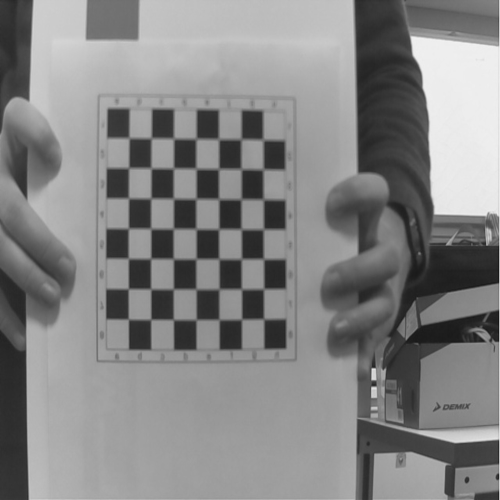
#> input picture camera/cam_calib/samples/0.jpeg, 1000 x 1000 px, found by its file name (shown at 1/2 size); its folder holds 4 pictures in this run
$ python camera_calibration.py
#> lines starting #> are read from the running program, lines starting #| are printed output that depends on the picture
import cv2
import pickle
import numpy as np
import os

square_side_length_mm = 15.40
square_size_mm = square_side_length_mm * 4
square_size = square_size_mm / 1000
num_intersections_in_x = 7
num_intersections_in_y = 7
obj_points = []
img_points = []

# Prepare expected object 3D object points (0,0,0), (1,0,0) ...
object_points = np.zeros((num_intersections_in_x*num_intersections_in_y,3), np.float32)
object_points[:,:2] = np.mgrid[0:num_intersections_in_x, 0:num_intersections_in_y].T.reshape(-1,2)
object_points = object_points*square_size

base_dir = "./cam_calib/samples"
bad_file_listing = os.listdir(base_dir)
file_listing = []
for i in bad_file_listing:
    if ".DS_Store" not in i:
        file_listing.append(i)

for i,file in enumerate(file_listing):
    image_path = os.path.join(base_dir,file)
    img = cv2.imread(image_path)
#> img is the input picture: shape (1000, 1000, 3); min 16, max 243, mean 132.7
    img = cv2.cvtColor(img, cv2.COLOR_BGR2GRAY)
#> img: shape (1000, 1000)
    img =cv2.resize(img,(1920,1080))
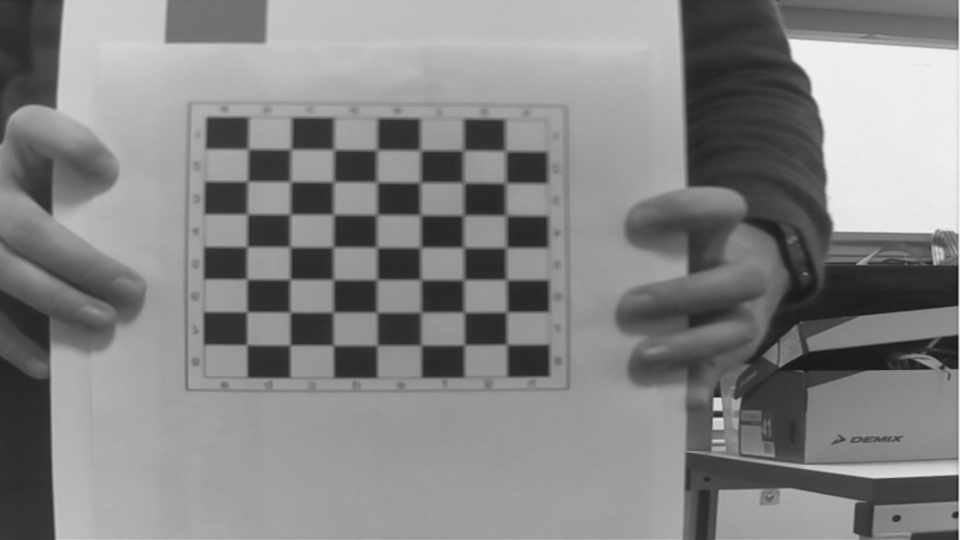
#> img: shape (1080, 1920) (shown at 1/2 size); min 19, max 242, mean 132.6
    img_size = (img.shape[1], img.shape[0])
#> img_size = (1920, 1080)
    ret, corners = cv2.findChessboardCorners(img, (num_intersections_in_x, num_intersections_in_y), None)
#> ret = False; corners = 48 rows, first 8: [496.5, 298], [581.5, 299], [581, 364], [495.5, 363], [668, 299.5], [667.5, 363.5], [667.5, 429.5], [580.5, 428.5]
    if ret:
        img_points.append(corners)
        obj_points.append(object_points)
#> pass 2 of the loop `for i,file in enumerate(file_listing):`:
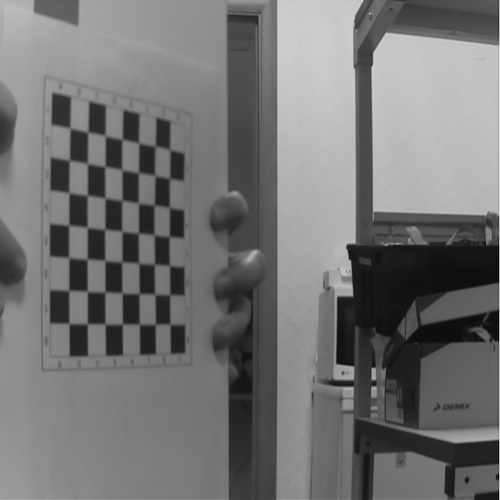
#> input picture camera/cam_calib/samples/1.jpeg, 1000 x 1000 px, found by its file name (shown at 1/2 size)
#> img is the input picture: shape (1000, 1000, 3); min 2, max 241, mean 115.4
#> `img =cv2.resize(img,(1920,1080))`:
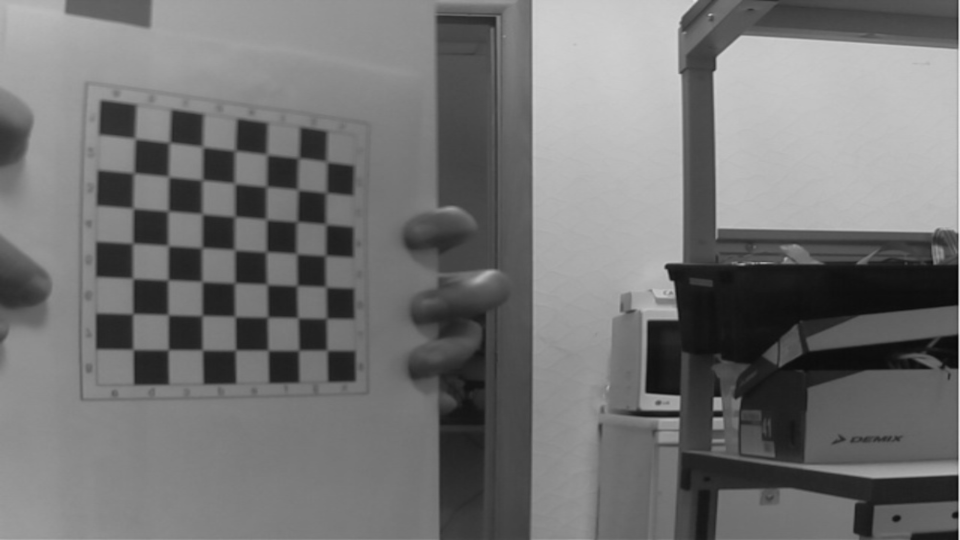
#> img: shape (1080, 1920) (shown at 1/2 size); min 4, max 241, mean 115.3
#> ret = True; corners = 49 rows, first 8: [270.5, 277], [339, 285.5], [405.5, 294], [470, 301.5], [534, 309.5], [597, 316.5], [653.5, 323.5], [267.5, 346.5]
#> pass 3 of the loop `for i,file in enumerate(file_listing):`:
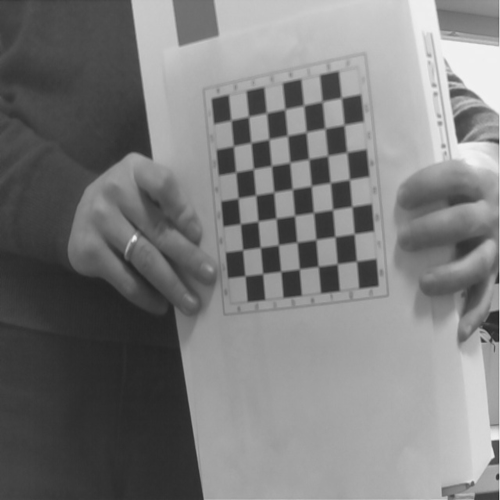
#> input picture camera/cam_calib/samples/10.jpeg, 1000 x 1000 px, found by its file name (shown at 1/2 size)
#> img is the input picture: shape (1000, 1000, 3); min 24, max 245, mean 123.2
#> `img =cv2.resize(img,(1920,1080))`:
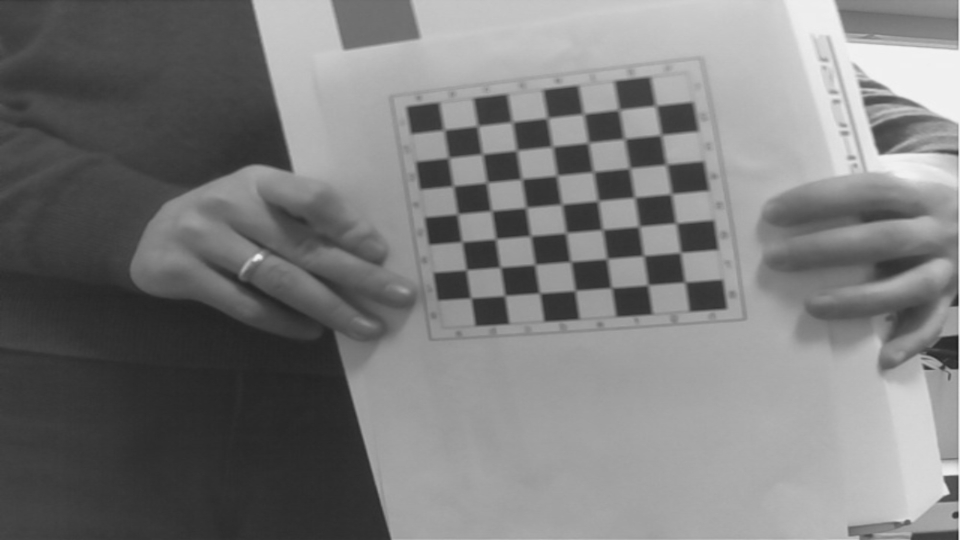
#> img: shape (1080, 1920) (shown at 1/2 size); min 29, max 244, mean 123.1
#> corners = 49 rows, first 8: [1312.5, 211], [1322, 269], [1326.5, 324], [1337, 398], [1353, 447], [1361, 505], [1369.5, 564.5], [1237.5, 219.5]
#> the loop made 4 passes; the first 3 are shown

ret, mtx, dist, rvecs, tvecs = cv2.calibrateCamera(obj_points, img_points, img_size, None, None)

dist_pickle = {}
dist_pickle["mtx"] = mtx
dist_pickle["dist"] = dist
pickle.dump(dist_pickle, open("/cam_calib/camera_0_calibration.p", "wb"))
